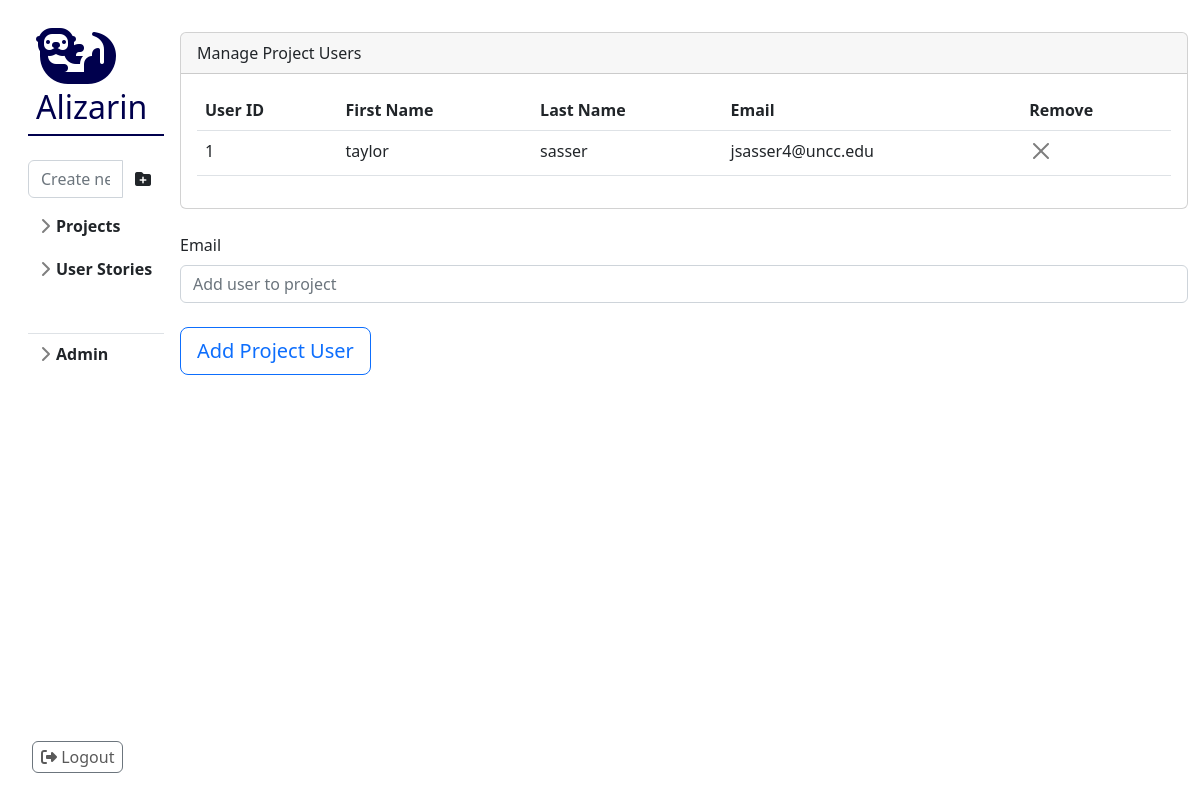
Page /users/1 (signed in) on the committed database.
### src/model/user.py (models this page shows, shortened)
class User(db.Model):
    __tablename__ = "users"
    user_id = db.Column(db.Integer, primary_key=True)
    first_name: str = db.Column(db.String(128))
    last_name: str = db.Column(db.String(128))
    email: str = db.Column(db.String(128))
    password_hash: str = db.Column(db.String(256))
    projects = db.relationship('Project', secondary='project_users', back_populates='users')
    created_at: datetime = db.Column(DateTime, default=datetime.utcnow)

### app.py (the view)
@app.route('/users/<project_id>', methods=['POST', 'GET'])
def users(project_id):
    project_form = ProjectForm()
    user_form = UserForm()
    user = db.session.query(User).filter_by(user_id=session.get('user_id')).one()
    active_project = db.session.query(Project).filter_by(project_id=project_id).one()
    is_owner = (active_project.created_by.user_id is user.user_id)
    if not is_owner:
        return redirect(url_for('project'))
    return render_template("app/users.html",
                           is_owner=is_owner,
                           project_form=project_form,
                           user_form=user_form,
                           active_project=active_project,
                           projects=user.projects)

### src/form.py
class ProjectForm(FlaskForm):
    class Meta:
        csrf = False
    name = StringField('Project Name', validators=[Length(1, 32)])
    submit = SubmitField('Create Project')

class UserForm(FlaskForm):
    class Meta:
        csrf = False
    email = StringField('Email', [Email(message='Not a valid email address.'), DataRequired()])
    submit = SubmitField('Add Project User')

### templates/app/users.html (shortened to what this page needs)
{% extends 'app/layout/default.html' %}
{% block stylesheets %}
    <link rel="stylesheet" href="{{ url_for('static', filename='css/app/projects.css') }}">
{% endblock %}
{% block content %}
    <div class="card">
        <div class="card-header">
            Manage Project Users
        </div>
        <div class="card-body">
            <table class="table">
                <thead>
                <tr>
                    <th scope="col">User ID</th>
                    <th scope="col">First Name</th>
                    <th scope="col">Last Name</th>
                    <th scope="col">Email</th>
                    <th scope="col">Remove</th>
                </tr>
                </thead>
                <tbody>
                {% for u in active_project.users %}
                    <tr>
                        <td>{{ u.user_id }}</td>
                        <td>{{ u.first_name }}</td>
                        <td>{{ u.last_name }}</td>
                        <td>{{ u.email }}</td>
                        <td>
                            <a href="{{ url_for('user_remove', project_id=active_project.project_id, user_id=u.user_id) }}"
                               class="btn btn-close mb-1" role="button"
                               aria-label="Close"></a>
                        </td>
                    </tr>
                {% endfor %}
                </tbody>
            </table>
        </div>
    </div>
    <div class="row my-4">
        <form method="POST" action="{{ url_for('user_add', project_id=active_project.project_id) }}">
            {{ user_form.email.label(class_="mb-2") }}
            {{ user_form.email(class_="form-control", placeholder_="Add user to project") }}
            {{ user_form.submit(class_="btn btn-lg btn-outline-primary btn-block my-4") }}
        </form>
    </div>
{% endblock %}

### static/css/app/layout/default.css (style rules this page uses)
* { padding: 0; margin: 0; }

### rows in the picture
User: user_id "1", first_name "taylor", last_name "sasser", email "jsasser4@uncc.edu"

### other values in the picture
{{ user_form.email.label(class_="mb-2") }} "Email"
